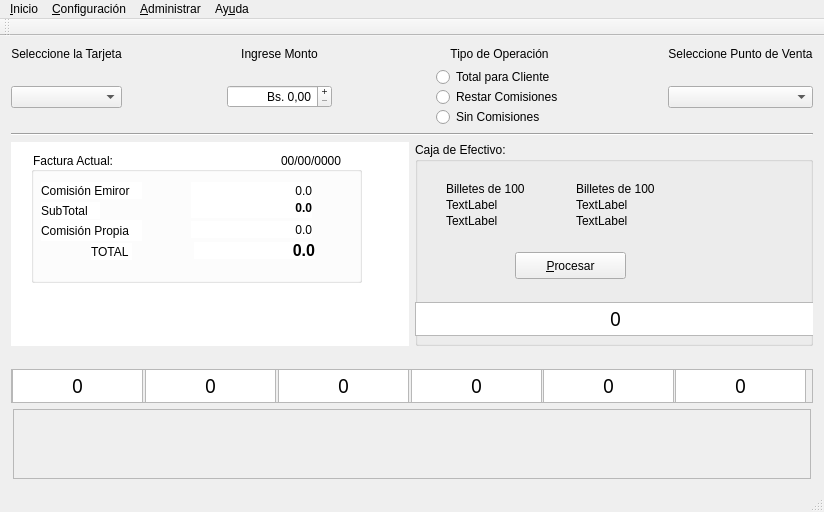
<?xml version="1.0" encoding="UTF-8"?>
<ui version="4.0">
 <class>MainWindow</class>
 <widget class="QMainWindow" name="MainWindow">
  <property name="geometry">
   <rect>
    <x>0</x>
    <y>0</y>
    <width>820</width>
    <height>512</height>
   </rect>
  </property>
  <property name="windowTitle">
   <string>Sistema para el Control de Cambio Monetario</string>
  </property>
  <property name="statusTip">
   <string extracomment="jhgjh"/>
  </property>
  <property name="locale">
   <locale language="Spanish" country="Venezuela"/>
  </property>
  <widget class="QWidget" name="centralWidget">
   <layout class="QGridLayout" name="gridLayout_3">
    <item row="0" column="0" colspan="2">
     <layout class="QGridLayout" name="gridLayout">
      <item row="3" column="0">
       <widget class="QComboBox" name="comboBox">
        <property name="modelColumn">
         <number>0</number>
        </property>
       </widget>
      </item>
      <item row="3" column="1">
       <spacer name="horizontalSpacer_2">
        <property name="orientation">
         <enum>Qt::Horizontal</enum>
        </property>
        <property name="sizeHint" stdset="0">
         <size>
          <width>20</width>
          <height>20</height>
         </size>
        </property>
       </spacer>
      </item>
      <item row="3" column="7">
       <widget class="QComboBox" name="comboBox_2"/>
      </item>
      <item row="1" column="5">
       <widget class="QLabel" name="label_9">
        <property name="text">
         <string>Tipo de Operación</string>
        </property>
        <property name="alignment">
         <set>Qt::AlignBottom|Qt::AlignHCenter</set>
        </property>
       </widget>
      </item>
      <item row="1" column="7">
       <widget class="QLabel" name="label_10">
        <property name="text">
         <string>Seleccione Punto de Venta</string>
        </property>
        <property name="alignment">
         <set>Qt::AlignBottom|Qt::AlignHCenter</set>
        </property>
       </widget>
      </item>
      <item row="3" column="2">
       <widget class="QDoubleSpinBox" name="doubleSpinBox">
        <property name="alignment">
         <set>Qt::AlignRight|Qt::AlignTrailing|Qt::AlignVCenter</set>
        </property>
        <property name="buttonSymbols">
         <enum>QAbstractSpinBox::PlusMinus</enum>
        </property>
        <property name="showGroupSeparator" stdset="0">
         <bool>false</bool>
        </property>
        <property name="prefix">
         <string>Bs. </string>
        </property>
        <property name="maximum">
         <double>999999.989999999990687</double>
        </property>
       </widget>
      </item>
      <item row="1" column="0">
       <widget class="QLabel" name="label_7">
        <property name="layoutDirection">
         <enum>Qt::RightToLeft</enum>
        </property>
        <property name="text">
         <string>Seleccione la Tarjeta</string>
        </property>
        <property name="alignment">
         <set>Qt::AlignBottom|Qt::AlignHCenter</set>
        </property>
       </widget>
      </item>
      <item row="3" column="3">
       <spacer name="horizontalSpacer_3">
        <property name="orientation">
         <enum>Qt::Horizontal</enum>
        </property>
        <property name="sizeHint" stdset="0">
         <size>
          <width>40</width>
          <height>20</height>
         </size>
        </property>
       </spacer>
      </item>
      <item row="1" column="2">
       <widget class="QLabel" name="label_8">
        <property name="text">
         <string>Ingrese Monto</string>
        </property>
        <property name="alignment">
         <set>Qt::AlignBottom|Qt::AlignHCenter</set>
        </property>
       </widget>
      </item>
      <item row="3" column="5">
       <layout class="QVBoxLayout" name="verticalLayout">
        <property name="spacing">
         <number>0</number>
        </property>
        <item>
         <widget class="QRadioButton" name="radioButton">
          <property name="minimumSize">
           <size>
            <width>0</width>
            <height>18</height>
           </size>
          </property>
          <property name="text">
           <string>Total para Cliente</string>
          </property>
         </widget>
        </item>
        <item>
         <widget class="QRadioButton" name="radioButton_3">
          <property name="text">
           <string>Restar Comisiones</string>
          </property>
         </widget>
        </item>
        <item>
         <widget class="QRadioButton" name="radioButton_2">
          <property name="text">
           <string>Sin Comisiones</string>
          </property>
         </widget>
        </item>
       </layout>
      </item>
      <item row="3" column="6">
       <spacer name="horizontalSpacer_4">
        <property name="orientation">
         <enum>Qt::Horizontal</enum>
        </property>
        <property name="sizeHint" stdset="0">
         <size>
          <width>40</width>
          <height>20</height>
         </size>
        </property>
       </spacer>
      </item>
     </layout>
    </item>
    <item row="1" column="0" colspan="2">
     <layout class="QGridLayout" name="gridLayout_2">
      <item row="0" column="0">
       <widget class="Line" name="line">
        <property name="orientation">
         <enum>Qt::Horizontal</enum>
        </property>
       </widget>
      </item>
     </layout>
    </item>
    <item row="7" column="0" colspan="2" alignment="Qt::AlignHCenter|Qt::AlignBottom">
     <widget class="QFrame" name="frame">
      <property name="minimumSize">
       <size>
        <width>798</width>
        <height>70</height>
       </size>
      </property>
      <property name="maximumSize">
       <size>
        <width>798</width>
        <height>120</height>
       </size>
      </property>
      <property name="styleSheet">
       <string notr="true">background-image: url(:/billetes);</string>
      </property>
      <property name="frameShape">
       <enum>QFrame::StyledPanel</enum>
      </property>
      <property name="frameShadow">
       <enum>QFrame::Raised</enum>
      </property>
     </widget>
    </item>
    <item row="6" column="0" colspan="2" alignment="Qt::AlignHCenter|Qt::AlignBottom">
     <widget class="QFrame" name="frame_2">
      <property name="minimumSize">
       <size>
        <width>802</width>
        <height>34</height>
       </size>
      </property>
      <property name="maximumSize">
       <size>
        <width>802</width>
        <height>34</height>
       </size>
      </property>
      <property name="frameShape">
       <enum>QFrame::StyledPanel</enum>
      </property>
      <property name="frameShadow">
       <enum>QFrame::Raised</enum>
      </property>
      <widget class="QTextEdit" name="billetes_20">
       <property name="geometry">
        <rect>
         <x>400</x>
         <y>0</y>
         <width>131</width>
         <height>34</height>
        </rect>
       </property>
       <property name="font">
        <font>
         <family>Noto Sans Lao</family>
         <pointsize>14</pointsize>
        </font>
       </property>
       <property name="frameShape">
        <enum>QFrame::StyledPanel</enum>
       </property>
       <property name="lineWidth">
        <number>1</number>
       </property>
       <property name="verticalScrollBarPolicy">
        <enum>Qt::ScrollBarAlwaysOff</enum>
       </property>
       <property name="horizontalScrollBarPolicy">
        <enum>Qt::ScrollBarAlwaysOff</enum>
       </property>
       <property name="readOnly">
        <bool>true</bool>
       </property>
       <property name="html">
        <string>&lt;!DOCTYPE HTML PUBLIC &quot;-//W3C//DTD HTML 4.0//EN&quot; &quot;http://www.w3.org/TR/REC-html40/strict.dtd&quot;&gt;
&lt;html&gt;&lt;head&gt;&lt;meta name=&quot;qrichtext&quot; content=&quot;1&quot; /&gt;&lt;style type=&quot;text/css&quot;&gt;
p, li { white-space: pre-wrap; }
&lt;/style&gt;&lt;/head&gt;&lt;body style=&quot; font-family:'Noto Sans Lao'; font-size:14pt; font-weight:400; font-style:normal;&quot;&gt;
&lt;p align=&quot;center&quot; style=&quot; margin-top:0px; margin-bottom:0px; margin-left:0px; margin-right:0px; -qt-block-indent:0; text-indent:0px;&quot;&gt;&lt;span style=&quot; font-family:'Noto Sans';&quot;&gt;0&lt;/span&gt;&lt;/p&gt;&lt;/body&gt;&lt;/html&gt;</string>
       </property>
       <property name="acceptRichText">
        <bool>false</bool>
       </property>
       <property name="placeholderText">
        <string/>
       </property>
      </widget>
      <widget class="QTextEdit" name="billetes_50">
       <property name="geometry">
        <rect>
         <x>532</x>
         <y>0</y>
         <width>131</width>
         <height>34</height>
        </rect>
       </property>
       <property name="font">
        <font>
         <family>Noto Sans Lao</family>
         <pointsize>14</pointsize>
        </font>
       </property>
       <property name="frameShape">
        <enum>QFrame::StyledPanel</enum>
       </property>
       <property name="lineWidth">
        <number>1</number>
       </property>
       <property name="verticalScrollBarPolicy">
        <enum>Qt::ScrollBarAlwaysOff</enum>
       </property>
       <property name="horizontalScrollBarPolicy">
        <enum>Qt::ScrollBarAlwaysOff</enum>
       </property>
       <property name="readOnly">
        <bool>true</bool>
       </property>
       <property name="html">
        <string>&lt;!DOCTYPE HTML PUBLIC &quot;-//W3C//DTD HTML 4.0//EN&quot; &quot;http://www.w3.org/TR/REC-html40/strict.dtd&quot;&gt;
&lt;html&gt;&lt;head&gt;&lt;meta name=&quot;qrichtext&quot; content=&quot;1&quot; /&gt;&lt;style type=&quot;text/css&quot;&gt;
p, li { white-space: pre-wrap; }
&lt;/style&gt;&lt;/head&gt;&lt;body style=&quot; font-family:'Noto Sans Lao'; font-size:14pt; font-weight:400; font-style:normal;&quot;&gt;
&lt;p align=&quot;center&quot; style=&quot; margin-top:0px; margin-bottom:0px; margin-left:0px; margin-right:0px; -qt-block-indent:0; text-indent:0px;&quot;&gt;&lt;span style=&quot; font-family:'Noto Sans';&quot;&gt;0&lt;/span&gt;&lt;/p&gt;&lt;/body&gt;&lt;/html&gt;</string>
       </property>
       <property name="acceptRichText">
        <bool>false</bool>
       </property>
       <property name="placeholderText">
        <string/>
       </property>
      </widget>
      <widget class="QTextEdit" name="billetes_100">
       <property name="geometry">
        <rect>
         <x>664</x>
         <y>0</y>
         <width>131</width>
         <height>34</height>
        </rect>
       </property>
       <property name="font">
        <font>
         <family>Noto Sans Lao</family>
         <pointsize>14</pointsize>
        </font>
       </property>
       <property name="styleSheet">
        <string notr="true">p {align:center};
a {align:center};</string>
       </property>
       <property name="frameShape">
        <enum>QFrame::StyledPanel</enum>
       </property>
       <property name="lineWidth">
        <number>1</number>
       </property>
       <property name="verticalScrollBarPolicy">
        <enum>Qt::ScrollBarAlwaysOff</enum>
       </property>
       <property name="horizontalScrollBarPolicy">
        <enum>Qt::ScrollBarAlwaysOff</enum>
       </property>
       <property name="readOnly">
        <bool>true</bool>
       </property>
       <property name="html">
        <string>&lt;!DOCTYPE HTML PUBLIC &quot;-//W3C//DTD HTML 4.0//EN&quot; &quot;http://www.w3.org/TR/REC-html40/strict.dtd&quot;&gt;
&lt;html&gt;&lt;head&gt;&lt;meta name=&quot;qrichtext&quot; content=&quot;1&quot; /&gt;&lt;style type=&quot;text/css&quot;&gt;
p, li { white-space: pre-wrap; }
&lt;/style&gt;&lt;/head&gt;&lt;body style=&quot; font-family:'Noto Sans Lao'; font-size:14pt; font-weight:400; font-style:normal;&quot;&gt;
&lt;p align=&quot;center&quot; style=&quot; margin-top:0px; margin-bottom:0px; margin-left:0px; margin-right:0px; -qt-block-indent:0; text-indent:0px;&quot;&gt;&lt;span style=&quot; font-family:'Noto Sans';&quot;&gt;0&lt;/span&gt;&lt;/p&gt;&lt;/body&gt;&lt;/html&gt;</string>
       </property>
       <property name="acceptRichText">
        <bool>false</bool>
       </property>
       <property name="placeholderText">
        <string/>
       </property>
      </widget>
      <widget class="QTextEdit" name="billetes_2">
       <property name="geometry">
        <rect>
         <x>1</x>
         <y>0</y>
         <width>131</width>
         <height>34</height>
        </rect>
       </property>
       <property name="minimumSize">
        <size>
         <width>0</width>
         <height>34</height>
        </size>
       </property>
       <property name="font">
        <font>
         <family>Noto Sans Lao</family>
         <pointsize>14</pointsize>
        </font>
       </property>
       <property name="frameShape">
        <enum>QFrame::StyledPanel</enum>
       </property>
       <property name="lineWidth">
        <number>1</number>
       </property>
       <property name="verticalScrollBarPolicy">
        <enum>Qt::ScrollBarAlwaysOff</enum>
       </property>
       <property name="horizontalScrollBarPolicy">
        <enum>Qt::ScrollBarAlwaysOff</enum>
       </property>
       <property name="readOnly">
        <bool>true</bool>
       </property>
       <property name="html">
        <string>&lt;!DOCTYPE HTML PUBLIC &quot;-//W3C//DTD HTML 4.0//EN&quot; &quot;http://www.w3.org/TR/REC-html40/strict.dtd&quot;&gt;
&lt;html&gt;&lt;head&gt;&lt;meta name=&quot;qrichtext&quot; content=&quot;1&quot; /&gt;&lt;style type=&quot;text/css&quot;&gt;
p, li { white-space: pre-wrap; }
&lt;/style&gt;&lt;/head&gt;&lt;body style=&quot; font-family:'Noto Sans Lao'; font-size:14pt; font-weight:400; font-style:normal;&quot;&gt;
&lt;p align=&quot;center&quot; style=&quot; margin-top:0px; margin-bottom:0px; margin-left:0px; margin-right:0px; -qt-block-indent:0; text-indent:0px;&quot;&gt;&lt;span style=&quot; font-family:'Noto Sans';&quot;&gt;0&lt;/span&gt;&lt;/p&gt;&lt;/body&gt;&lt;/html&gt;</string>
       </property>
       <property name="acceptRichText">
        <bool>false</bool>
       </property>
       <property name="placeholderText">
        <string/>
       </property>
      </widget>
      <widget class="QTextEdit" name="billetes_10">
       <property name="geometry">
        <rect>
         <x>267</x>
         <y>0</y>
         <width>131</width>
         <height>34</height>
        </rect>
       </property>
       <property name="font">
        <font>
         <family>Noto Sans Lao</family>
         <pointsize>14</pointsize>
        </font>
       </property>
       <property name="frameShape">
        <enum>QFrame::StyledPanel</enum>
       </property>
       <property name="lineWidth">
        <number>1</number>
       </property>
       <property name="verticalScrollBarPolicy">
        <enum>Qt::ScrollBarAlwaysOff</enum>
       </property>
       <property name="horizontalScrollBarPolicy">
        <enum>Qt::ScrollBarAlwaysOff</enum>
       </property>
       <property name="readOnly">
        <bool>true</bool>
       </property>
       <property name="html">
        <string>&lt;!DOCTYPE HTML PUBLIC &quot;-//W3C//DTD HTML 4.0//EN&quot; &quot;http://www.w3.org/TR/REC-html40/strict.dtd&quot;&gt;
&lt;html&gt;&lt;head&gt;&lt;meta name=&quot;qrichtext&quot; content=&quot;1&quot; /&gt;&lt;style type=&quot;text/css&quot;&gt;
p, li { white-space: pre-wrap; }
&lt;/style&gt;&lt;/head&gt;&lt;body style=&quot; font-family:'Noto Sans Lao'; font-size:14pt; font-weight:400; font-style:normal;&quot;&gt;
&lt;p align=&quot;center&quot; style=&quot; margin-top:0px; margin-bottom:0px; margin-left:0px; margin-right:0px; -qt-block-indent:0; text-indent:0px;&quot;&gt;&lt;span style=&quot; font-family:'Noto Sans';&quot;&gt;0&lt;/span&gt;&lt;/p&gt;&lt;/body&gt;&lt;/html&gt;</string>
       </property>
       <property name="acceptRichText">
        <bool>false</bool>
       </property>
       <property name="placeholderText">
        <string/>
       </property>
      </widget>
      <widget class="QTextEdit" name="billetes_5">
       <property name="geometry">
        <rect>
         <x>134</x>
         <y>0</y>
         <width>131</width>
         <height>34</height>
        </rect>
       </property>
       <property name="font">
        <font>
         <family>Noto Sans Lao</family>
         <pointsize>14</pointsize>
        </font>
       </property>
       <property name="frameShape">
        <enum>QFrame::StyledPanel</enum>
       </property>
       <property name="lineWidth">
        <number>1</number>
       </property>
       <property name="verticalScrollBarPolicy">
        <enum>Qt::ScrollBarAlwaysOff</enum>
       </property>
       <property name="horizontalScrollBarPolicy">
        <enum>Qt::ScrollBarAlwaysOff</enum>
       </property>
       <property name="readOnly">
        <bool>true</bool>
       </property>
       <property name="html">
        <string>&lt;!DOCTYPE HTML PUBLIC &quot;-//W3C//DTD HTML 4.0//EN&quot; &quot;http://www.w3.org/TR/REC-html40/strict.dtd&quot;&gt;
&lt;html&gt;&lt;head&gt;&lt;meta name=&quot;qrichtext&quot; content=&quot;1&quot; /&gt;&lt;style type=&quot;text/css&quot;&gt;
p, li { white-space: pre-wrap; }
&lt;/style&gt;&lt;/head&gt;&lt;body style=&quot; font-family:'Noto Sans Lao'; font-size:14pt; font-weight:400; font-style:normal;&quot;&gt;
&lt;p align=&quot;center&quot; style=&quot; margin-top:0px; margin-bottom:0px; margin-left:0px; margin-right:0px; -qt-block-indent:0; text-indent:0px;&quot;&gt;&lt;span style=&quot; font-family:'Noto Sans';&quot;&gt;0&lt;/span&gt;&lt;/p&gt;&lt;/body&gt;&lt;/html&gt;</string>
       </property>
       <property name="acceptRichText">
        <bool>false</bool>
       </property>
       <property name="placeholderText">
        <string/>
       </property>
      </widget>
     </widget>
    </item>
    <item row="2" column="1" rowspan="4">
     <widget class="QGroupBox" name="groupCaja">
      <property name="title">
       <string>Caja de Efectivo:</string>
      </property>
      <widget class="QWidget" name="layoutWidget">
       <property name="geometry">
        <rect>
         <x>150</x>
         <y>30</y>
         <width>121</width>
         <height>65</height>
        </rect>
       </property>
       <layout class="QVBoxLayout" name="verticalLayout_2">
        <item>
         <widget class="QLabel" name="label_4">
          <property name="text">
           <string>Billetes de 100</string>
          </property>
         </widget>
        </item>
        <item>
         <widget class="QLabel" name="label_5">
          <property name="text">
           <string>TextLabel</string>
          </property>
         </widget>
        </item>
        <item>
         <widget class="QLabel" name="label_6">
          <property name="text">
           <string>TextLabel</string>
          </property>
         </widget>
        </item>
       </layout>
      </widget>
      <widget class="QWidget" name="layoutWidget">
       <property name="geometry">
        <rect>
         <x>20</x>
         <y>30</y>
         <width>121</width>
         <height>65</height>
        </rect>
       </property>
       <layout class="QVBoxLayout" name="verticalLayout_1">
        <item>
         <widget class="QLabel" name="label">
          <property name="text">
           <string>Billetes de 100</string>
          </property>
         </widget>
        </item>
        <item>
         <widget class="QLabel" name="label_2">
          <property name="text">
           <string>TextLabel</string>
          </property>
         </widget>
        </item>
        <item>
         <widget class="QLabel" name="label_3">
          <property name="text">
           <string>TextLabel</string>
          </property>
         </widget>
        </item>
       </layout>
      </widget>
      <widget class="QPushButton" name="pushButton">
       <property name="geometry">
        <rect>
         <x>100</x>
         <y>110</y>
         <width>111</width>
         <height>27</height>
        </rect>
       </property>
       <property name="text">
        <string>&amp;Procesar</string>
       </property>
      </widget>
      <widget class="QTextEdit" name="billetes_estado">
       <property name="geometry">
        <rect>
         <x>0</x>
         <y>160</y>
         <width>401</width>
         <height>34</height>
        </rect>
       </property>
       <property name="font">
        <font>
         <family>Noto Sans Lao</family>
         <pointsize>14</pointsize>
        </font>
       </property>
       <property name="frameShape">
        <enum>QFrame::StyledPanel</enum>
       </property>
       <property name="lineWidth">
        <number>1</number>
       </property>
       <property name="verticalScrollBarPolicy">
        <enum>Qt::ScrollBarAlwaysOff</enum>
       </property>
       <property name="horizontalScrollBarPolicy">
        <enum>Qt::ScrollBarAlwaysOff</enum>
       </property>
       <property name="readOnly">
        <bool>true</bool>
       </property>
       <property name="html">
        <string>&lt;!DOCTYPE HTML PUBLIC &quot;-//W3C//DTD HTML 4.0//EN&quot; &quot;http://www.w3.org/TR/REC-html40/strict.dtd&quot;&gt;
&lt;html&gt;&lt;head&gt;&lt;meta name=&quot;qrichtext&quot; content=&quot;1&quot; /&gt;&lt;style type=&quot;text/css&quot;&gt;
p, li { white-space: pre-wrap; }
&lt;/style&gt;&lt;/head&gt;&lt;body style=&quot; font-family:'Noto Sans Lao'; font-size:14pt; font-weight:400; font-style:normal;&quot;&gt;
&lt;p align=&quot;center&quot; style=&quot; margin-top:0px; margin-bottom:0px; margin-left:0px; margin-right:0px; -qt-block-indent:0; text-indent:0px;&quot;&gt;&lt;span style=&quot; font-family:'Noto Sans';&quot;&gt;0&lt;/span&gt;&lt;/p&gt;&lt;/body&gt;&lt;/html&gt;</string>
       </property>
       <property name="acceptRichText">
        <bool>false</bool>
       </property>
       <property name="placeholderText">
        <string/>
       </property>
      </widget>
     </widget>
    </item>
    <item row="2" column="0" rowspan="4">
     <widget class="QWidget" name="widget" native="true">
      <property name="enabled">
       <bool>true</bool>
      </property>
      <property name="autoFillBackground">
       <bool>false</bool>
      </property>
      <property name="styleSheet">
       <string notr="true">background-color: rgb(255, 255, 255);</string>
      </property>
      <widget class="QGroupBox" name="groupBox">
       <property name="geometry">
        <rect>
         <x>20</x>
         <y>10</y>
         <width>331</width>
         <height>131</height>
        </rect>
       </property>
       <property name="title">
        <string>Factura Actual:</string>
       </property>
       <widget class="QLabel" name="label_11">
        <property name="geometry">
         <rect>
          <x>160</x>
          <y>30</y>
          <width>121</width>
          <height>17</height>
         </rect>
        </property>
        <property name="text">
         <string>0.0</string>
        </property>
        <property name="alignment">
         <set>Qt::AlignRight|Qt::AlignTrailing|Qt::AlignVCenter</set>
        </property>
       </widget>
       <widget class="QLabel" name="label_12">
        <property name="geometry">
         <rect>
          <x>160</x>
          <y>69</y>
          <width>121</width>
          <height>17</height>
         </rect>
        </property>
        <property name="text">
         <string>0.0</string>
        </property>
        <property name="alignment">
         <set>Qt::AlignRight|Qt::AlignTrailing|Qt::AlignVCenter</set>
        </property>
       </widget>
       <widget class="QLabel" name="label_13">
        <property name="geometry">
         <rect>
          <x>10</x>
          <y>30</y>
          <width>101</width>
          <height>17</height>
         </rect>
        </property>
        <property name="text">
         <string>Comisión Emiror</string>
        </property>
       </widget>
       <widget class="QLabel" name="label_14">
        <property name="geometry">
         <rect>
          <x>10</x>
          <y>68</y>
          <width>101</width>
          <height>21</height>
         </rect>
        </property>
        <property name="text">
         <string>Comisión Propia</string>
        </property>
       </widget>
       <widget class="QLabel" name="label_15">
        <property name="geometry">
         <rect>
          <x>10</x>
          <y>50</y>
          <width>59</width>
          <height>17</height>
         </rect>
        </property>
        <property name="text">
         <string>SubTotal</string>
        </property>
       </widget>
       <widget class="QLabel" name="label_16">
        <property name="geometry">
         <rect>
          <x>160</x>
          <y>46</y>
          <width>121</width>
          <height>20</height>
         </rect>
        </property>
        <property name="font">
         <font>
          <weight>75</weight>
          <bold>true</bold>
         </font>
        </property>
        <property name="text">
         <string>0.0</string>
        </property>
        <property name="alignment">
         <set>Qt::AlignRight|Qt::AlignTrailing|Qt::AlignVCenter</set>
        </property>
       </widget>
       <widget class="QLabel" name="label_17">
        <property name="geometry">
         <rect>
          <x>60</x>
          <y>91</y>
          <width>41</width>
          <height>17</height>
         </rect>
        </property>
        <property name="text">
         <string>TOTAL</string>
        </property>
       </widget>
       <widget class="QLabel" name="label_18">
        <property name="geometry">
         <rect>
          <x>163</x>
          <y>90</y>
          <width>121</width>
          <height>17</height>
         </rect>
        </property>
        <property name="font">
         <font>
          <pointsize>12</pointsize>
          <weight>75</weight>
          <bold>true</bold>
         </font>
        </property>
        <property name="text">
         <string>0.0</string>
        </property>
        <property name="alignment">
         <set>Qt::AlignRight|Qt::AlignTrailing|Qt::AlignVCenter</set>
        </property>
       </widget>
      </widget>
      <widget class="QLabel" name="label_19">
       <property name="geometry">
        <rect>
         <x>270</x>
         <y>10</y>
         <width>71</width>
         <height>17</height>
        </rect>
       </property>
       <property name="text">
        <string>00/00/0000</string>
       </property>
      </widget>
     </widget>
    </item>
   </layout>
  </widget>
  <widget class="QMenuBar" name="menuBar">
   <property name="geometry">
    <rect>
     <x>0</x>
     <y>0</y>
     <width>820</width>
     <height>27</height>
    </rect>
   </property>
   <widget class="QMenu" name="menuInicio">
    <property name="title">
     <string>&amp;Inicio</string>
    </property>
    <addaction name="action_Salir"/>
   </widget>
   <widget class="QMenu" name="menu_Configuraci_n">
    <property name="title">
     <string>&amp;Configuración</string>
    </property>
    <addaction name="action_Opciones"/>
   </widget>
   <widget class="QMenu" name="menu_Administrar">
    <property name="title">
     <string>&amp;Administrar</string>
    </property>
    <addaction name="actionLista_de_Tarjetas"/>
    <addaction name="action_Puntos_de_Venta_POS"/>
    <addaction name="action_Caja_de_Efectivo"/>
   </widget>
   <widget class="QMenu" name="menuAy_uda">
    <property name="title">
     <string>Ay&amp;uda</string>
    </property>
    <addaction name="separator"/>
    <addaction name="actionManual_de_Usuario"/>
    <addaction name="actionManual_del_Sistema"/>
    <addaction name="separator"/>
    <addaction name="action_Soporte"/>
    <addaction name="action_Licencia"/>
    <addaction name="action_Informaci_n"/>
   </widget>
   <addaction name="menuInicio"/>
   <addaction name="menu_Configuraci_n"/>
   <addaction name="menu_Administrar"/>
   <addaction name="menuAy_uda"/>
  </widget>
  <widget class="QStatusBar" name="statusBar">
   <property name="enabled">
    <bool>true</bool>
   </property>
   <property name="toolTip">
    <string/>
   </property>
   <property name="statusTip">
    <string/>
   </property>
   <property name="accessibleName">
    <string/>
   </property>
   <property name="autoFillBackground">
    <bool>false</bool>
   </property>
   <property name="sizeGripEnabled">
    <bool>true</bool>
   </property>
  </widget>
  <widget class="QToolBar" name="mainToolBar">
   <attribute name="toolBarArea">
    <enum>TopToolBarArea</enum>
   </attribute>
   <attribute name="toolBarBreak">
    <bool>false</bool>
   </attribute>
  </widget>
  <action name="action_Salir">
   <property name="text">
    <string>&amp;Salir</string>
   </property>
   <property name="statusTip">
    <string>Cerrar la aplicación y salir.</string>
   </property>
  </action>
  <action name="action_Opciones">
   <property name="text">
    <string>&amp;Opciones</string>
   </property>
   <property name="statusTip">
    <string>Configurar las opciones generales del programa.</string>
   </property>
  </action>
  <action name="actionLista_de_Tarjetas">
   <property name="text">
    <string>Lista de &amp;Tarjetas</string>
   </property>
   <property name="statusTip">
    <string>Agregar, modificar o eliminar Tarjetas de la Lista de Tarjetas</string>
   </property>
  </action>
  <action name="action_Soporte">
   <property name="text">
    <string>&amp;Soporte</string>
   </property>
  </action>
  <action name="action_Licencia">
   <property name="text">
    <string>&amp;Licencia</string>
   </property>
  </action>
  <action name="action_Informaci_n">
   <property name="text">
    <string>&amp;Información</string>
   </property>
  </action>
  <action name="action_Puntos_de_Venta_POS">
   <property name="text">
    <string>&amp;Puntos de Venta</string>
   </property>
   <property name="statusTip">
    <string>Administrar la lista de Puntos de Venta</string>
   </property>
  </action>
  <action name="action_Caja_de_Efectivo">
   <property name="text">
    <string>&amp;Caja de Efectivo</string>
   </property>
   <property name="toolTip">
    <string>Caja de Efectivo</string>
   </property>
   <property name="statusTip">
    <string>Agregar efectivo y ver la cantidad de billetes disponibles.</string>
   </property>
   <property name="whatsThis">
    <string/>
   </property>
  </action>
  <action name="actionManual_de_Usuario">
   <property name="text">
    <string>Manual del &amp;Usuario</string>
   </property>
  </action>
  <action name="actionManual_del_Sistema">
   <property name="text">
    <string>Manual del Sist&amp;ema</string>
   </property>
  </action>
 </widget>
 <layoutdefault spacing="6" margin="11"/>
 <resources/>
 <connections/>
</ui>
